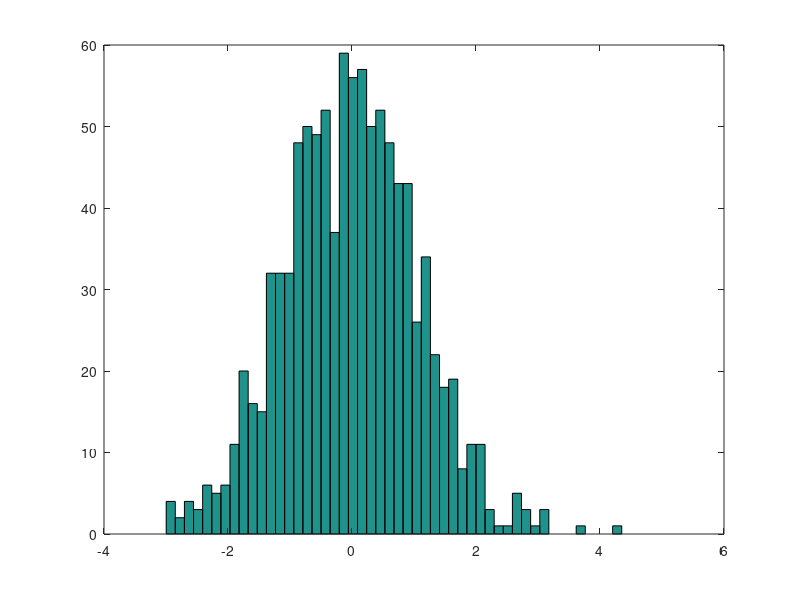
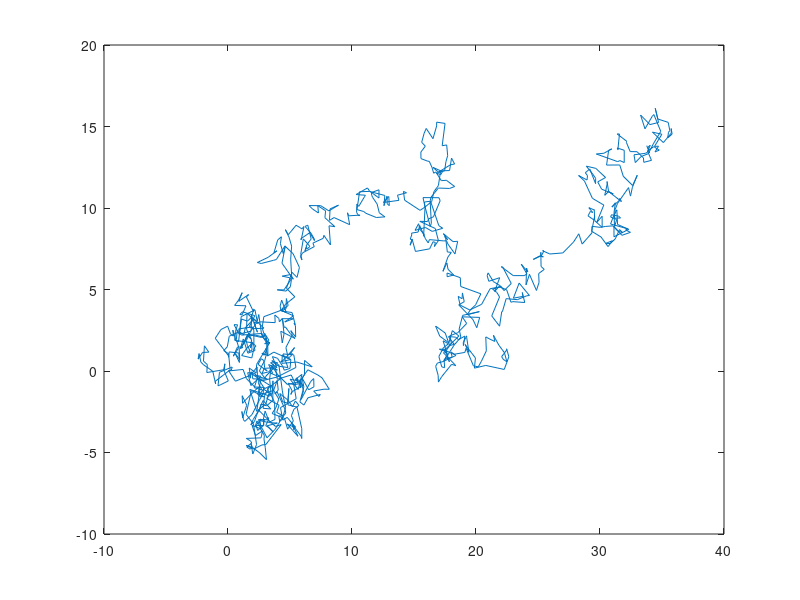
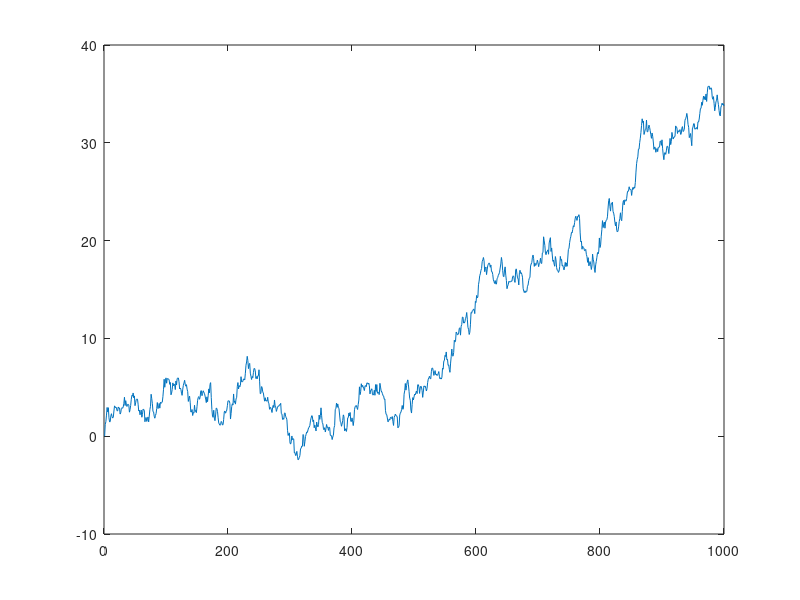
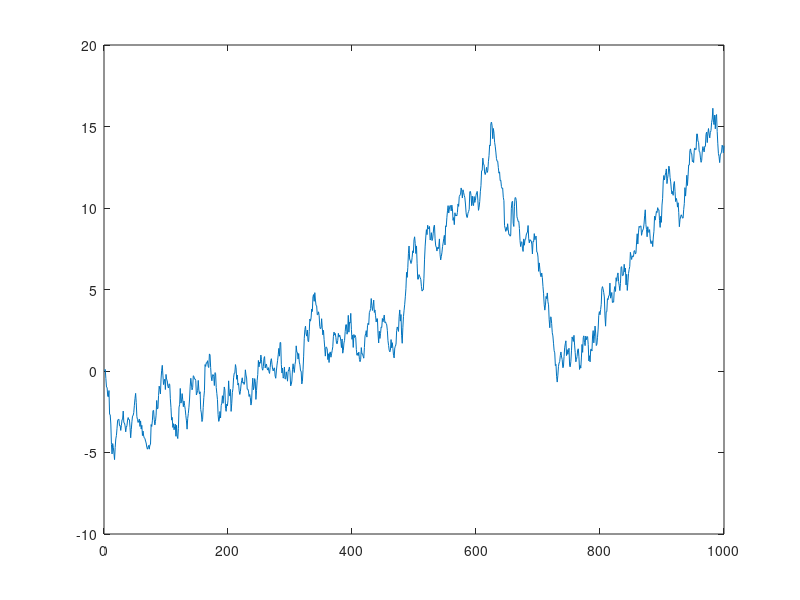

MATLAB code for these plots, in order: (Note: this script raises an error after producing the figures.)
n1 = randn(1000,1); % Gaussian noise with mean=0 and std=1

n2 = 5 +randn(1000,1); % Gaussian noise with mean=5 and std=1

n3 = 0.2 * randn(1000,1);% Gaussian noise with mean=0 and std=0.2
mean(n1)

std(n1)
hist(n1, 50)
x = zeros(1000, 1);

y = zeros(1000, 1);

% noise vectors

nx = 0.5 * randn(1000, 1);

ny = 0.5 * randn(1000, 1);

% generate trajectory
function [x, y] = brownianModel()
    %Brownian motion model
% initial position vectors
x = zeros(1000, 1);
y = zeros(1000, 1);
% noise vectors
nx = 0.5 * randn(1000, 1);
ny = 0.5 * randn(1000, 1);
% generate trajectory
for i = 2:1000
x(i) = x(i-1) + nx(i);
y(i) = y(i-1) + ny(i);
end
end
    
  function [x, vx, y, vy] = cvModel()
% generate the 2D trajectory and velocity of a point moving
% according to a Constant Velocity motion model
dt = 0.033; % time interval
% initial position and velocity vectors
x = zeros(1000, 1); % x position
vx = zeros(1000, 1); % x velocity
y = zeros(1000, 1); % y position
vy = zeros(1000, 1); % y velocity
% noise vectors
nx = 0.5 * randn(1000, 1);
nvx = 0.1 * randn(1000, 1);
ny = 0.5 * randn(1000, 1);
nvy = 0.1 * randn(1000, 1);
% generate trajectory
for i = 2:1000
x(i) = x(i-1) + vx(i-1)*dt + nx(i);
vx(i) = vx(i-1) + nvx(i);
y(i) = y(i-1) + vy(i-1)*dt + ny(i);
vy(i) = vy(i-1) + nvy(i);
end
end

[x, y] = brownianModel;
figure(2)
plot(x,y)
figure(3)
plot(x)
figure(4)
plot(y)
figure(5)
plot(x,y)
% Load the data from CSV files
xp = csvread('xp.csv');
yp = csvread('yp.csv');
u = csvread('u.csv');
v = csvread('v.csv');

% Compute the noise components
nu = u - xp;
nv = v - yp;

% Compute the mean and standard deviation of the noise
mean_nu = mean(nu);
std_nu = std(nu);
mean_nv = mean(nv);
std_nv = std(nv);

% Display results
fprintf('Mean of nu: %.4f, Standard Deviation of nu: %.4f\n', mean_nu, std_nu);
fprintf('Mean of nv: %.4f, Standard Deviation of nv: %.4f\n', mean_nv, std_nv);

% Plot histograms of the noise components
figure;
subplot(2,1,1);
histogram(nu, 5);
title('Histogram of nu');
xlabel('Noise in x direction');
ylabel('Frequency');

subplot(2,1,2);
histogram(nv, 5);
title('Histogram of nv');
xlabel('Noise in y direction');
ylabel('Frequency');

% Check if noise follows a zero-mean Gaussian
if abs(mean_nu) < 0.1 * std_nu && abs(mean_nv) < 0.1 * std_nv
    disp('The noise appears to be approximately zero-mean Gaussian.');
else
    disp('The noise does not appear to be zero-mean Gaussian.');
end
